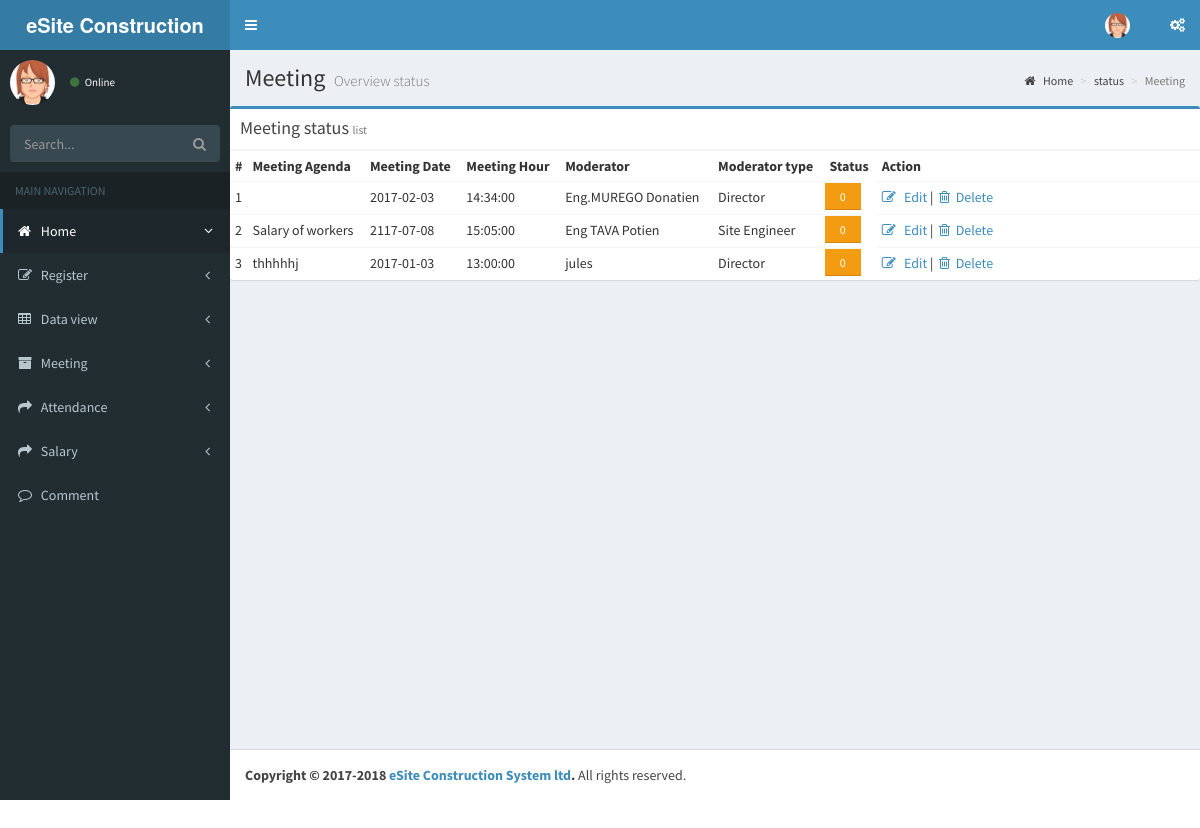
The app's page /pages/meeting/meeting_status.php with its own data.
### tables this page shows
CREATE TABLE `meeting_schedule` (
  `meeting_id` int(11) NOT NULL,
  `meeting_date` date NOT NULL,
  `meeting_hour` time NOT NULL,
  `meeting_agenda` text NOT NULL,
  `meeting_moderator` varchar(40) NOT NULL,
  `moderator_type` varchar(40) NOT NULL,
  `Meeting_status` tinyint(1) NOT NULL
);

### pages/meeting/meeting_status.php (the view, shortened to what this page needs)
<!DOCTYPE html>
<html>
<head>
  <link rel="stylesheet" href="../../bootstrap/css/bootstrap.min.css">
  <link rel="stylesheet" href="https://cdnjs.cloudflare.com/ajax/libs/font-awesome/4.5.0/css/font-awesome.min.css">
  <link rel="stylesheet" href="https://cdnjs.cloudflare.com/ajax/libs/ionicons/2.0.1/css/ionicons.min.css">
  <link rel="stylesheet" href="../../dist/css/AdminLTE.min.css">
  <link rel="stylesheet" href="../../dist/css/skins/_all-skins.min.css">
  <link rel="stylesheet" href="../../plugins/bootstrap-wysihtml5/bootstrap3-wysihtml5.min.css">
</head>
<body class="hold-transition skin-blue sidebar-mini">
<div class="wrapper">
 <header class="main-header">
    <a href="#" class="logo">
      <span class="logo-lg"><b>eSite Construction System</b>LTD</span>
    </a>
    <nav class="navbar navbar-static-top">
      <a href="#" class="sidebar-toggle" data-toggle="push-menu" role="button">
      </a>
      <div class="navbar-custom-menu">
        <ul class="nav navbar-nav">
          <li class="dropdown user user-menu">
            <a href="#" class="dropdown-toggle" data-toggle="dropdown">
              <img src="../../dist/img/User22.jpg" class="user-image" alt="User Image">
            </a>
          </li>
          <li>
            <a href="../../index.php" data-toggle="control-sidebar"><i class="fa fa-gears"></i></a>
          </li>
        </ul>
      </div>
    </nav>
  </header>
  <aside class="main-sidebar">
    <section class="sidebar">
      <div class="user-panel">
        <div class="pull-left image">
          <img src="../../dist/img/User22.jpg" class="img-circle" alt="User Image">
        </div>
        <div class="pull-left info">
          <a href="#"><i class="fa fa-circle text-success"></i> Online</a>
        </div>
      </div>
      <form action="#" method="get" class="sidebar-form">
        <div class="input-group">
          <input type="text" name="q" class="form-control" placeholder="Search...">
          <span class="input-group-btn">
                <button type="submit" name="search" id="search-btn" class="btn btn-flat"><i class="fa fa-search"></i>
                </button>
              </span>
        </div>
      </form>
      <ul class="sidebar-menu" data-widget="tree">
        <li class="header">MAIN NAVIGATION</li>
        <li class="active treeview">
          <a href="index.php">
            <i class="fa fa-home"></i> <span>Home</span>
            <span class="pull-right-container">
              <i class="fa fa-angle-left pull-right"></i>
            </span>
          </a>
        </li>
        <li class="treeview">
          <a href="#">
            <i class="fa fa-edit"></i> <span>Register</span>
            <span class="pull-right-container">
              <i class="fa fa-angle-left pull-right"></i>
            </span>
          </a>
        </li>
        <li class="treeview">
          <a href="#">
            <i class="fa fa-table"></i> <span>Data view</span>
            <span class="pull-right-container">
              <i class="fa fa-angle-left pull-right"></i>
            </span>
          </a>
        </li>
         <li class="treeview">
          <a href="#">
            <i class="fa fa-archive"></i> <span>Meeting</span>
            <span class="pull-right-container">
              <i class="fa fa-angle-left pull-right"></i>
            </span>
          </a>
        </li>
                   <li class="treeview">
          <a href="#">
            <i class="fa fa-share"></i> <span>Attendance</span>
            <span class="pull-right-container">
              <i class="fa fa-angle-left pull-right"></i>
            </span>
          </a>
        </li>
             <li class="treeview">
          <a href="#">
            <i class="fa fa-share"></i> <span>Salary</span>
            <span class="pull-right-container">
              <i class="fa fa-angle-left pull-right"></i>
            </span>
          </a>
        </li>
        <li>
          <a href="#">
            <i class="fa fa-comment-o"></i> <span>Comment</span>
          </a>
        </li>
      </ul>
    </section>
  </aside>
  <div class="content-wrapper">
    <section class="content-header">
      <h1>
        Meeting
        <small>Overview status </small>
      </h1>
      <ol class="breadcrumb">
        <li><a href="#"><i class="fa fa-home"></i> Home</a></li>
        <li><a href="#">status</a></li>
        <li class="active">Meeting </li>
      </ol>
    </section>
    <section class="content">
            <div class="row">
        <div class="col-md-13">
          <div class="box box-primary">
            <div class="box-header with-border">
              <h3 class="box-title">Meeting status <small> list</small></h3>
            </div>
<table class="table table-condensed">
                <tr>
                  <th style="width: 10px">#</th>
                  <th>Meeting Agenda</th>
                  <th>Meeting Date</th>
                  <th>Meeting Hour</th>
                  <th>Moderator</th>
                  <th>Moderator type</th>
                  <th>Status</th>
                  <th>Action</th>
                </tr>
                <?php
       $dsn = 'mysql:host=localhost;dbname=revisephp';
       $username = 'root';
      $password = '';
      $options = array(
      PDO::MYSQL_ATTR_INIT_COMMAND => 'SET NAMES utf8',
      PDO::ATTR_ERRMODE,PDO::ERRMODE_EXCEPTION,
      );
      $con = new PDO($dsn, $username, $password, $options);
      $smt = $con->query('SELECT * FROM meeting_schedule');
     while ($rows = $smt->fetch(PDO::FETCH_ASSOC)) { ?>
       <tr>
                  <td><?php  echo $rows['meeting_id']?></td>
                  <td><?php echo $rows['meeting_agenda']?></td>
                  <td><?PHP echo $rows['meeting_date']?></td>
                  <td><?PHP echo $rows['meeting_hour']?></td>
                  <td><?PHP echo $rows['meeting_moderator']?></td>
                  <td><?PHP echo $rows['moderator_type']?></td>
                  <td class="progress-bar progress-bar-yellow" style="width: 70%"><?PHP echo $rows['Meeting_status']?></td>
                    <td class="col-sm-4 col-sm-push-2">
                <a href="../written_assignment/teacher_edit_assignment_question.php?id=<?php echo $id;?>&course_id=<?php echo $course_id?>&folder_id=<?php echo $folder_id?>"><label class="fa fa-edit"></label> &nbsp Edit</a>&nbsp|&nbsp
        <a href="../written_assignment/assignment_written_teacher_delete.php?id=<?php echo $id;?>">
        <label class="fa fa-trash-o" name=""></label>&nbsp Delete</a>
        </td>
                </tr>
    <?php }
          ?>
              </table>
    </section>
  </div>
  <footer class="main-footer">
    <strong>Copyright &copy; 2017-2018 <a href="https://adminlte.io">eSite Construction System ltd</a>.</strong> All rights
    reserved.
  </footer>
</div>
</body>
</html>

### records on screen
meeting_schedule: meeting_id "1", meeting_date "2017-02-03", meeting_hour "14:34:00", meeting_moderator "Eng.MUREGO Donatien", moderator_type "Director", Meeting_status "0"
meeting_schedule: meeting_id "2", meeting_agenda "Salary of workers", meeting_date "2117-07-08", meeting_hour "15:05:00", meeting_moderator "Eng TAVA Potien", moderator_type "Site Engineer", Meeting_status "0"
meeting_schedule: meeting_id "3", meeting_agenda "thhhhhj", meeting_date "2017-01-03", meeting_hour "13:00:00", meeting_moderator "jules", moderator_type "Director", Meeting_status "0"
